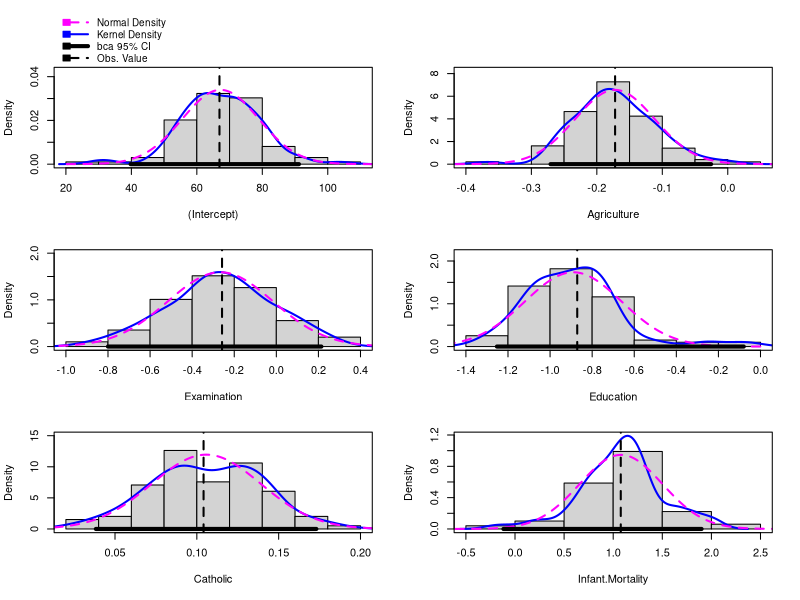

Generate this figure with R:
library(car)


### Name: hist.boot
### Title: Methods Functions to Support 'boot' Objects
### Aliases: hist.boot summary.boot confint.boot vcov.boot Confint.boot
### Keywords: regression

### ** Examples

m1 <- lm(Fertility ~ ., swiss)
betahat.boot <- Boot(m1, R=99) # 99 bootstrap samples--too small to be useful
summary(betahat.boot)  # default summary
confint(betahat.boot)
hist(betahat.boot)
